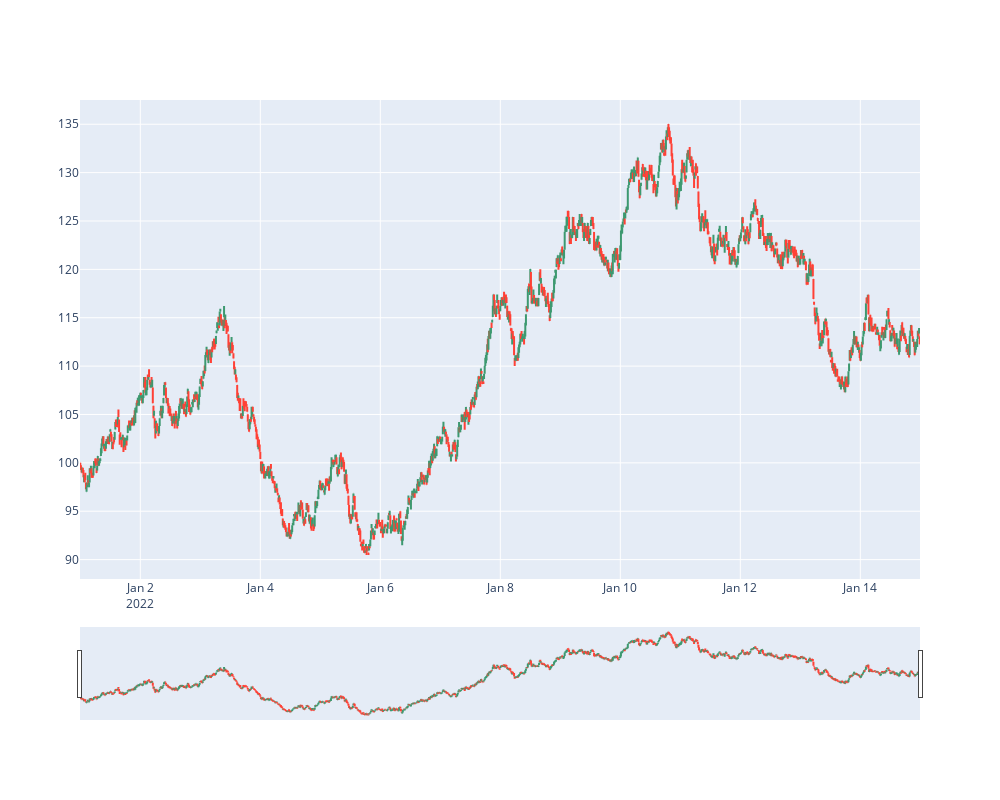

Notebook cell for this chart:
### Markdown cell above
### Plot the results

### Code cell
from source.helpers import plot_bars
df_15min = sim.get_price_bars(ticker=tickers[0], bar_size='15Min')
plot_bars(df_15min)

### Figure 1 — Plotly figure (JSON) as saved in the notebook; plotly's stock layout.template omitted (floating-point values rounded to 4 significant figures; data arrays with more than 128 entries replaced by an {"elided": "..."} marker saying what was removed)
{"data": [{"close": {"elided": "1344 float values"}, "high": {"elided": "1344 float values"}, "low": {"elided": "1344 float values"}, "open": {"elided": "1344 float values"}, "type": "ohlc", "x": {"elided": "1344 str values"}}], "layout": {"autosize": false, "height": 800, "width": 1000}}
